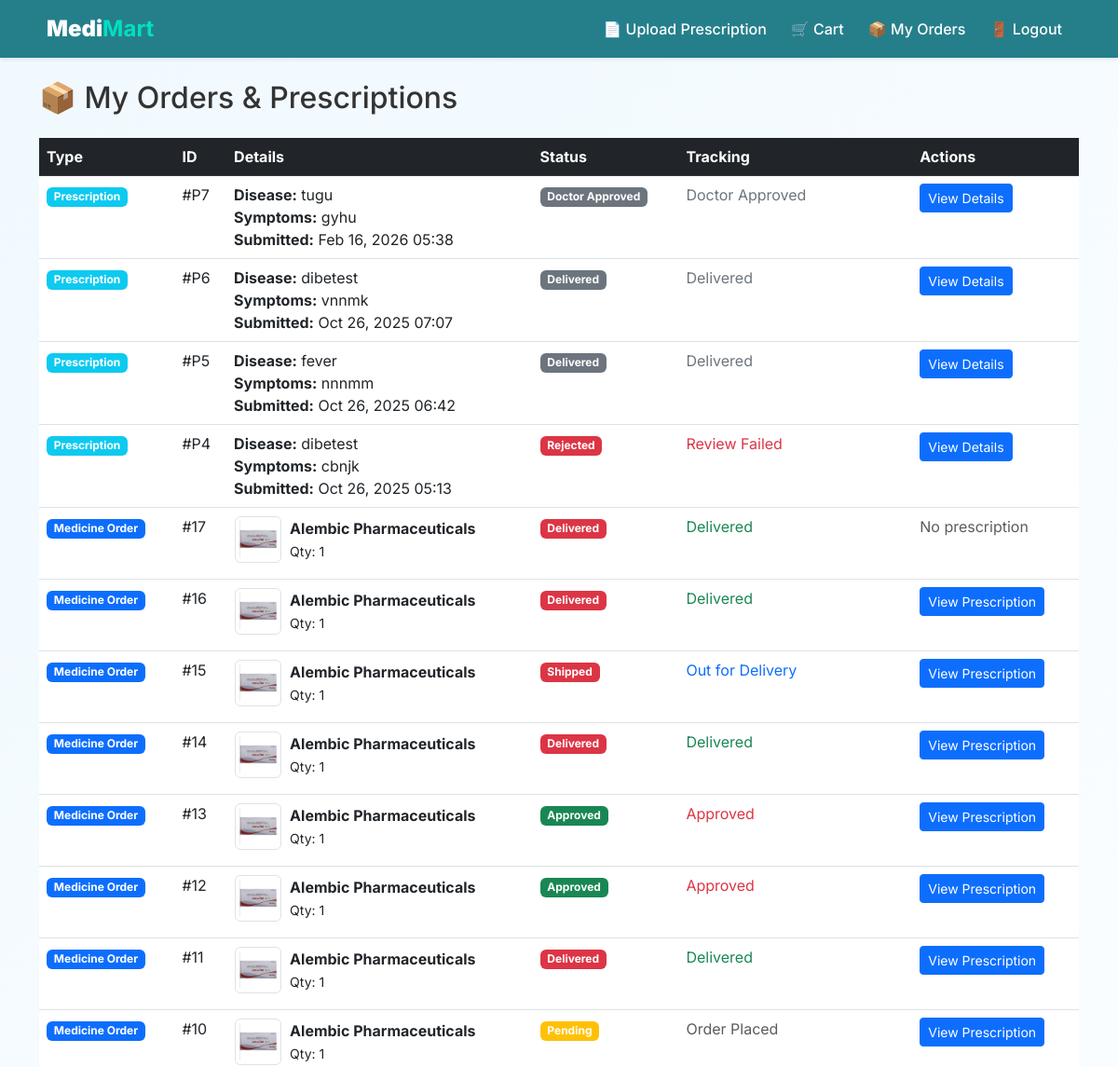
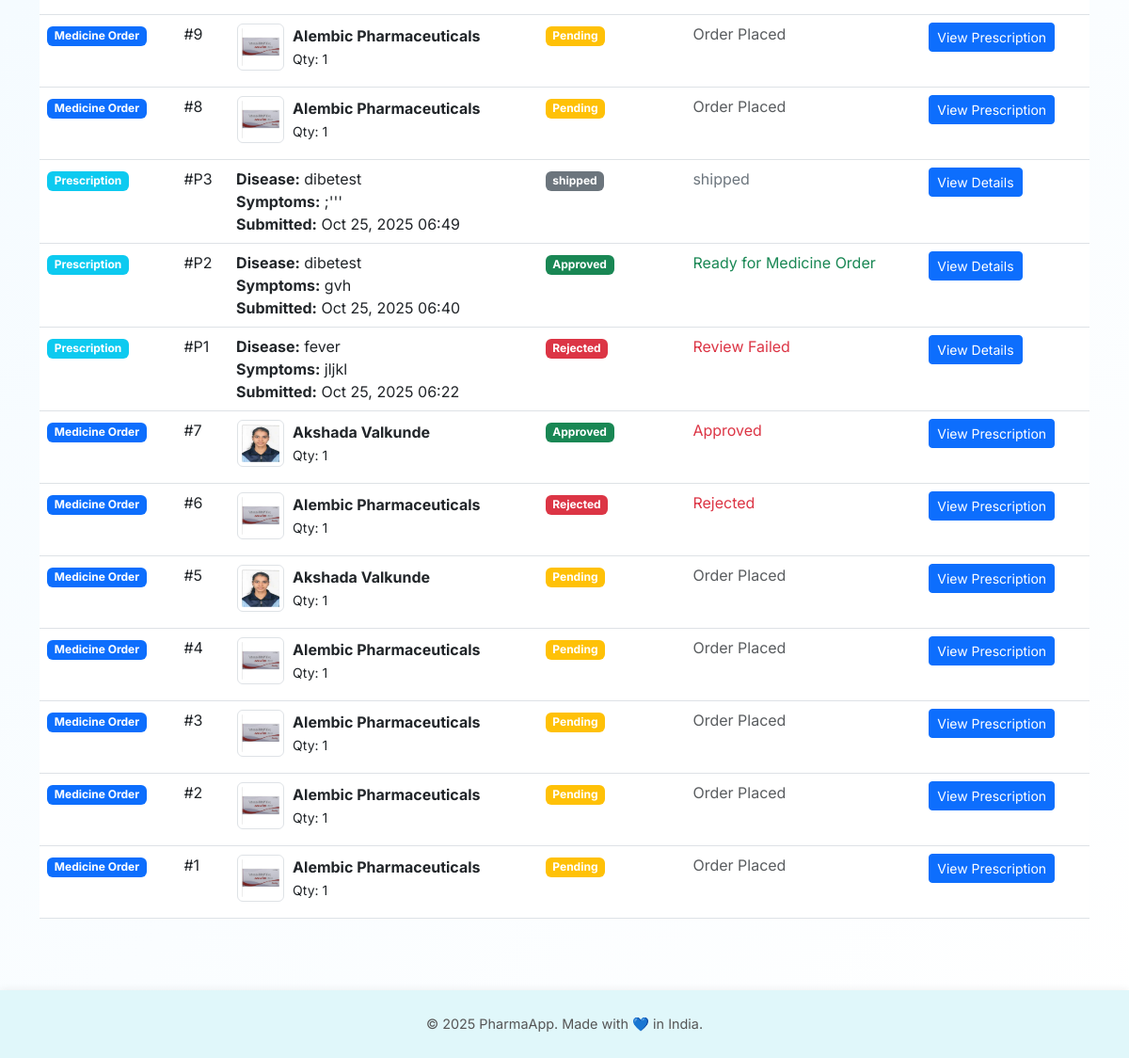
The app's page /myorders (signed in) with its own data (2 pictures, top to bottom).
### models.py (models this page shows)
class Prescription(db.Model):
    id = db.Column(db.Integer, primary_key=True)
    user_id = db.Column(db.Integer, db.ForeignKey('user.id'), nullable=False)
    file_path = db.Column(db.String(200), nullable=False)
    status = db.Column(db.String(50), default='Pending')  # Pending, Approved, Rejected, Awaiting OTP Verification, Delivered
    doctor_id = db.Column(db.Integer, db.ForeignKey('user.id'), nullable=True)
    admin_id = db.Column(db.Integer, db.ForeignKey('user.id'), nullable=True)
    submitted_at = db.Column(db.DateTime, default=datetime.utcnow)
    reviewed_at = db.Column(db.DateTime, nullable=True)
    rejection_reason = db.Column(db.Text, nullable=True)
    disease = db.Column(db.String(200), nullable=True)
    symptoms = db.Column(db.Text, nullable=True)
    prescription_details = db.Column(db.Text, nullable=True)
    address = db.Column(db.Text, nullable=True)
    doctor_notes = db.Column(db.Text, nullable=True)
    medicine = db.Column(db.String(200), nullable=True)
    dosage = db.Column(db.String(100), nullable=True)
    delivery_otp = db.Column(db.String(6), nullable=True)
    delivery_otp_expiry = db.Column(db.DateTime, nullable=True)
    user = db.relationship('User', foreign_keys=[user_id], backref='prescriptions')
    doctor = db.relationship('User', foreign_keys=[doctor_id], backref='reviewed_prescriptions')
    admin = db.relationship('User', foreign_keys=[admin_id], backref='approved_prescriptions')

class Order(db.Model):
    id = db.Column(db.Integer, primary_key=True)
    user_id = db.Column(db.Integer, db.ForeignKey('user.id'), nullable=False)
    medicine_id = db.Column(db.Integer, db.ForeignKey('medicine.id'), nullable=False)
    quantity = db.Column(db.Integer, nullable=False)
    status = db.Column(db.String(50), default='Pending')
    ordered_at = db.Column(db.DateTime, default=datetime.utcnow)
    address = db.Column(db.Text, nullable=True)
    prescription = db.Column(db.String(200), nullable=True)
    total = db.Column(db.Float, nullable=True)
    delivery_otp = db.Column(db.String(6), nullable=True)
    delivery_otp_expiry = db.Column(db.DateTime, nullable=True)
    user = db.relationship('User', backref='orders')
    medicine = db.relationship('Medicine', backref='orders')

class Medicine(db.Model):
    id = db.Column(db.Integer, primary_key=True)
    medicine_name = db.Column(db.String(100), nullable=False)
    name = db.Column(db.String(100), nullable=False)
    type = db.Column(db.String(50), nullable=False)
    age_group = db.Column(db.String(50), nullable=False)
    category = db.Column(db.String(50), nullable=False)
    price = db.Column(db.Float, nullable=False)
    discount = db.Column(db.Integer, default=0)
    stock = db.Column(db.Integer, nullable=False)
    image = db.Column(db.String(200), nullable=True)
    description = db.Column(db.Text, nullable=True)

### routes/main.py (the view)
@main_bp.route('/myorders')
@login_required
def my_orders():
    orders_raw = Order.query.filter_by(user_id=current_user.id).order_by(Order.id.desc()).all()
    prescriptions = Prescription.query.filter_by(user_id=current_user.id).order_by(Prescription.id.desc()).all()
    orders = []
    for order in orders_raw:
        med = Medicine.query.get(order.medicine_id)
        if med:
            order_data = {
                'order': order,
                'medicines': [{'image': med.image, 'name': med.name, 'quantity': order.quantity}]
            }
            orders.append(order_data)
    prescription_orders = []
    for prescription in prescriptions:
        prescription_data = {
            'prescription': prescription,
            'type': 'prescription'
        }
        prescription_orders.append(prescription_data)
    all_items = orders + prescription_orders
    all_items.sort(key=lambda x: x['order'].ordered_at if 'order' in x else x['prescription'].submitted_at, reverse=True)
    return render_template('my_orders.html', orders=orders, prescriptions=prescriptions, all_items=all_items)

### app.py (called while the page is built)
@login_manager.user_loader
def load_user(user_id):
    return User.query.get(int(user_id))

### templates/my_orders.html (shortened to what this page needs)
{% extends 'base.html' %}
{% block content %}
<h2 class="mb-4">📦 My Orders & Prescriptions</h2>
{% if orders or prescriptions %}
<div class="table-responsive">
<table class="table table-hover">
  <thead class="table-dark">
    <tr>
      <th>Type</th>
      <th>ID</th>
      <th>Details</th>
      <th>Status</th>
      <th>Tracking</th>
      <th>Actions</th>
    </tr>
  </thead>
  <tbody>
    {% for item in all_items %}
      {% if 'order' in item %}
        {% set order = item.order %}
        <tr>
          <td><span class="badge bg-primary">Medicine Order</span></td>
          <td>#{{ order.id }}</td>
          <td>
            {% for med in item.medicines %}
              <div class="d-flex align-items-center mb-2">
                <button class="btn btn-link p-0" data-bs-toggle="modal" data-bs-target="#viewMedicineModal{{ order.id }}">
                  <img src="{{ med.image }}" alt="{{ med.name }}" class="img-thumbnail me-2" style="width: 50px; height: 50px;">
                </button>
                <div>
                  <strong>{{ med.name }}</strong><br>
                  <small>Qty: {{ med.quantity }}</small>
                </div>
              </div>
            {% endfor %}
          </td>
          <td>
            <span class="badge {% if order.status == 'Pending' %}bg-warning{% elif order.status == 'Approved' %}bg-success{% else %}bg-danger{% endif %}">
              {{ order.status }}
            </span>
          </td>
          <td>
            {% if order.status == 'Pending' %}
              <span class="text-muted">Order Placed</span>
            {% elif order.status == 'Processing' %}
              <span class="text-info">Being Prepared</span>
            {% elif order.status == 'Shipped' %}
              <span class="text-primary">Out for Delivery</span>
            {% elif order.status == 'Delivered' %}
              <span class="text-success">Delivered</span>
            {% else %}
              <span class="text-danger">{{ order.status }}</span>
            {% endif %}
          </td>
          <td>
            {% if order.prescription %}
              <button class="btn btn-sm btn-primary" data-bs-toggle="modal" data-bs-target="#viewModal{{ order.id }}">View Prescription</button>
            {% else %}
              <span class="text-muted">No prescription</span>
            {% endif %}
          </td>
        </tr>
      {% else %}
        {% set prescription = item.prescription %}
        <tr>
          <td><span class="badge bg-info">Prescription</span></td>
          <td>#P{{ prescription.id }}</td>
          <td>
            <strong>Disease:</strong> {{ prescription.disease }}<br>
            <strong>Symptoms:</strong> {{ prescription.symptoms[:50] }}{% if prescription.symptoms|length > 50 %}...{% endif %}<br>
            <strong>Submitted:</strong> {{ prescription.submitted_at.strftime('%b %d, %Y %H:%M') }}
          </td>
          <td>
            <span class="badge {% if prescription.status == 'Pending' %}bg-warning{% elif prescription.status == 'Approved' %}bg-success{% elif prescription.status == 'Rejected' %}bg-danger{% else %}bg-secondary{% endif %}">
              {{ prescription.status }}
            </span>
          </td>
          <td>
            {% if prescription.status == 'Pending' %}
              <span class="text-muted">Under Review</span>
            {% elif prescription.status == 'Approved' %}
              <span class="text-success">Ready for Medicine Order</span>
            {% elif prescription.status == 'Rejected' %}
              <span class="text-danger">Review Failed</span>
            {% else %}
              <span class="text-secondary">{{ prescription.status }}</span>
            {% endif %}
          </td>
          <td>
            <button class="btn btn-sm btn-primary" data-bs-toggle="modal" data-bs-target="#viewPrescriptionModal{{ prescription.id }}">View Details</button>
          </td>
        </tr>
      {% endif %}
    {% endfor %}
  </tbody>
</table>
</div>
{% else %}
<div class="alert alert-info">No orders or prescriptions yet!</div>
{% endif %}
{% endblock %}

### templates/base.html (style rules this page uses)
body { margin: 0; font-family: 'Inter', sans-serif; background: linear-gradient(135deg, #f0f9ff, #ffffff); color: #333; }

### records on screen
Prescription: id "7", disease "tugu", symptoms "gyhu", submitted_at "Feb 16, 2026 05:38", status "Doctor Approved", status "Doctor Approved"
Prescription: id "6", disease "dibetest", symptoms "vnnmk", submitted_at "Oct 26, 2025 07:07", status "Delivered", status "Delivered"
Prescription: id "5", disease "fever", symptoms "nnnmm", submitted_at "Oct 26, 2025 06:42", status "Delivered", status "Delivered"
Prescription: id "4", disease "dibetest", symptoms "cbnjk", submitted_at "Oct 26, 2025 05:13", status "Rejected"
Order: id "17", status "Delivered"
Medicine: image (picture), name "Alembic Pharmaceuticals", quantity "1"
Order: id "16", status "Delivered"
Order: id "15", status "Shipped"
Order: id "14", status "Delivered"
Order: id "13", status "Approved", status "Approved"
Order: id "12", status "Approved", status "Approved"
Order: id "11", status "Delivered"
Order: id "10", status "Pending"
Order: id "9", status "Pending"
Order: id "8", status "Pending"
Prescription: id "3", disease "dibetest", symptoms ";'''", submitted_at "Oct 25, 2025 06:49", status "shipped", status "shipped"
Prescription: id "2", disease "dibetest", symptoms "gvh", submitted_at "Oct 25, 2025 06:40", status "Approved"
Prescription: id "1", disease "fever", symptoms "jljkl", submitted_at "Oct 25, 2025 06:22", status "Rejected"
Order: id "7", status "Approved", status "Approved"
Medicine: image (picture), name "Akshada Valkunde", quantity "1"
Order: id "6", status "Rejected", status "Rejected"
Order: id "5", status "Pending"
Order: id "4", status "Pending"
Order: id "3", status "Pending"
Order: id "2", status "Pending"
Order: id "1", status "Pending"
